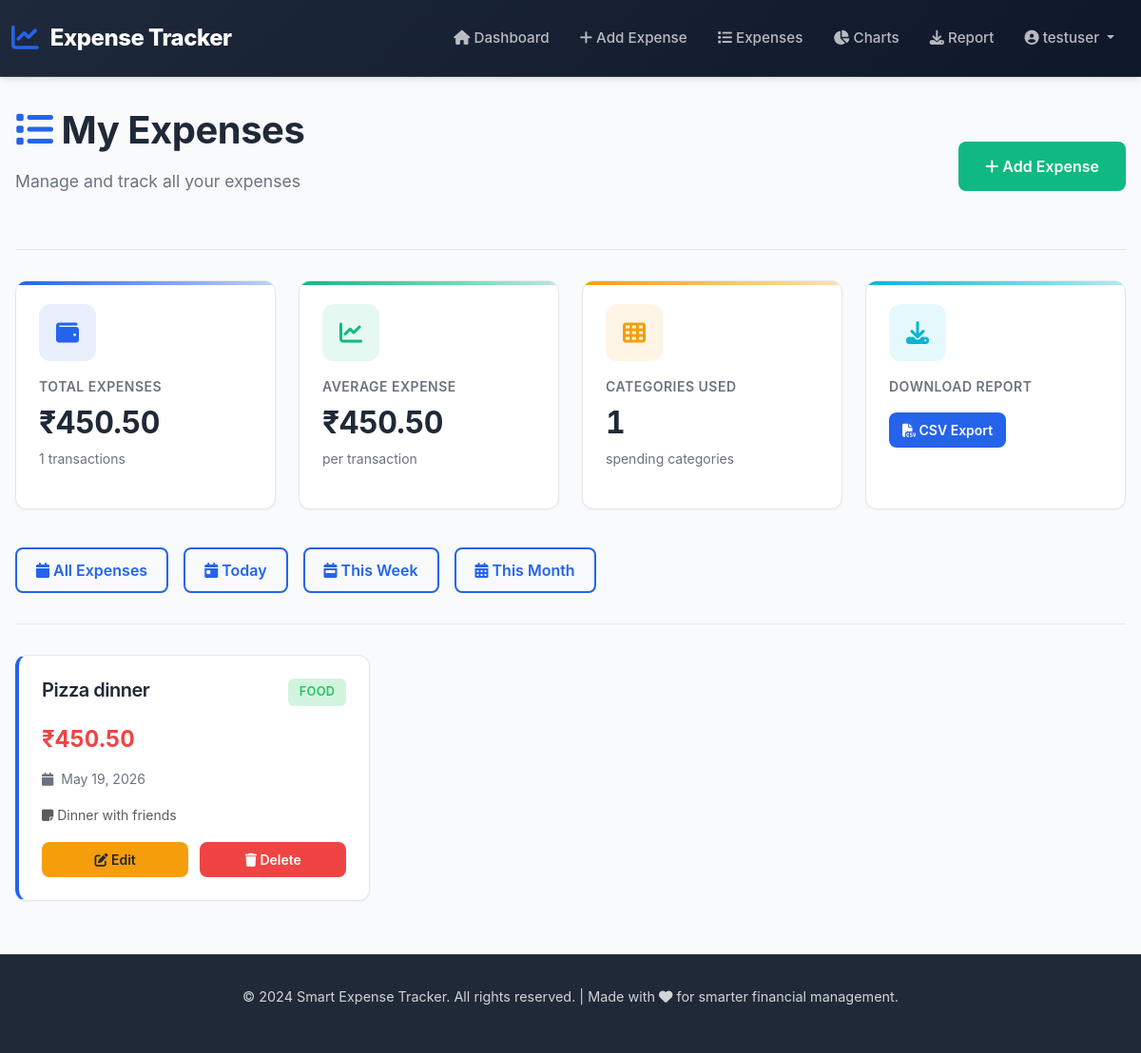
Page /expenses/ (signed in) on the committed database.
### tracker/models.py (models this page shows, shortened)
class Expense(models.Model):
    CATEGORY_CHOICES = [
        ('Food', 'Food'),
        ('Travel', 'Travel'),
        ('Shopping', 'Shopping'),
        ('Bills', 'Bills'),
        ('Entertainment', 'Entertainment'),
        ('Ministry', 'Ministry'),
        ('Helping', 'Helping'),
        ('Other', 'Other'),
    ]
    user = models.ForeignKey(
        User,
        on_delete=models.CASCADE
    )
    description = models.CharField(
        max_length=200
    )
    amount = models.DecimalField(
        max_digits=10,
        decimal_places=2
    )
    category = models.CharField(
        max_length=50,
        choices=CATEGORY_CHOICES,
        default='Other'
    )
    date = models.DateField()
    notes = models.TextField(
        blank=True,
        null=True
    )

### tracker/views.py (the view)
@login_required
def expense_list(request):
    filter_type = request.GET.get('filter')
    expenses = Expense.objects.filter(
        user=request.user
    )
    today = date.today()
    if filter_type == 'today':
        expenses = expenses.filter(date=today)
    elif filter_type == 'week':
        week_ago = today - timedelta(days=7)
        expenses = expenses.filter(date__gte=week_ago)
    elif filter_type == 'month':
        expenses = expenses.filter(
            date__month=today.month,
            date__year=today.year
        )
    expenses = expenses.order_by('-date')
    total_expenses = Expense.objects.filter(
        user=request.user
    ).aggregate(Sum('amount'))['amount__sum'] or 0
    category_data = Expense.objects.filter(
        user=request.user
    ).values('category').annotate(
        total=Sum('amount'),
        count=Count('id')
    ).order_by('-total')
    total_count = Expense.objects.filter(
        user=request.user
    ).count()
    return render(
        request,
        'tracker/expense_list_new.html',
        {
            'expenses': expenses,
            'total_expenses': total_expenses,
            'category_data': category_data,
            'total_count': total_count,
        }
    )

### tracker/templatetags/custom_filters.py (called while the page is built)
@register.filter
def divide(value, divisor):
    try:
        if divisor == 0:
            return 0
        return value / divisor
    except (ValueError, TypeError):
        return 0

### tracker/templates/tracker/expense_list_new.html (shortened to what this page needs)
{% extends 'tracker/base_new.html' %}
{% load custom_filters %}
{% block content %}
<div class="page-header">
  <div class="d-flex justify-content-between align-items-center">
    <div>
      <h1>
        <i class="fas fa-list" style="color: var(--primary-blue)"></i> My
        Expenses
      </h1>
      <p class="page-subtitle">Manage and track all your expenses</p>
    </div>
    <a
      href="{% url 'add_expense' %}"
      class="btn btn-success btn-lg"
      style="white-space: nowrap"
    >
      <i class="fas fa-plus"></i> Add Expense
    </a>
  </div>
</div>
<div class="row mb-4">
  <div class="col-lg-3 col-md-6 mb-3">
    <div class="card summary-card card-total h-100">
      <div class="card-body">
        <div class="summary-card-icon blue">
          <i class="fas fa-wallet"></i>
        </div>
        <p class="summary-card-label">Total Expenses</p>
        <h3 class="summary-card-amount">₹{{ total_expenses|floatformat:2 }}</h3>
        <p class="summary-card-subtitle">{{ total_count }} transactions</p>
      </div>
    </div>
  </div>
  <div class="col-lg-3 col-md-6 mb-3">
    <div class="card summary-card card-month h-100">
      <div class="card-body">
        <div class="summary-card-icon green">
          <i class="fas fa-chart-line"></i>
        </div>
        <p class="summary-card-label">Average Expense</p>
        {% if total_count > 0 %}
        <h3 class="summary-card-amount">
          ₹{{ total_expenses|divide:total_count|floatformat:2 }}
        </h3>
        {% else %}
        <h3 class="summary-card-amount">₹0.00</h3>
        {% endif %}
        <p class="summary-card-subtitle">per transaction</p>
      </div>
    </div>
  </div>
  <div class="col-lg-3 col-md-6 mb-3">
    <div class="card summary-card card-category h-100">
      <div class="card-body">
        <div class="summary-card-icon yellow">
          <i class="fas fa-th"></i>
        </div>
        <p class="summary-card-label">Categories Used</p>
        <h3 class="summary-card-amount">{{ category_data|length }}</h3>
        <p class="summary-card-subtitle">spending categories</p>
      </div>
    </div>
  </div>
  <div class="col-lg-3 col-md-6 mb-3">
    <div class="card summary-card card-helping h-100">
      <div class="card-body">
        <div class="summary-card-icon cyan">
          <i class="fas fa-download"></i>
        </div>
        <p class="summary-card-label">Download Report</p>
        <a href="{% url 'download_csv' %}" class="btn btn-sm btn-primary mt-2">
          <i class="fas fa-file-csv"></i> CSV Export
        </a>
      </div>
    </div>
  </div>
</div>
<div class="mb-4">
  <div class="page-actions">
    <a href="{% url 'expense_list' %}" class="btn btn-outline-primary">
      <i class="fas fa-calendar"></i> All Expenses
    </a>
    <a href="?filter=today" class="btn btn-outline-primary">
      <i class="fas fa-calendar-day"></i> Today
    </a>
    <a href="?filter=week" class="btn btn-outline-primary">
      <i class="fas fa-calendar-week"></i> This Week
    </a>
    <a href="?filter=month" class="btn btn-outline-primary">
      <i class="fas fa-calendar-alt"></i> This Month
    </a>
  </div>
</div>
<div class="section-divider"></div>
{% if expenses %}
<div class="row">
  {% for expense in expenses %}
  <div class="col-lg-6 col-xl-4 mb-4">
    <div class="card expense-card h-100">
      <div class="card-body">
        <div class="expense-card-header">
          <h5 class="expense-card-title">{{ expense.description }}</h5>
          <span class="badge badge-{{ expense.category|lower }}">
            {{ expense.category }}
          </span>
        </div>
        <p class="expense-card-amount">₹{{ expense.amount|floatformat:2 }}</p>
        <div class="expense-card-meta">
          <div class="expense-card-meta-item">
            <i class="fas fa-calendar"></i>
            <span>{{ expense.date|date:"M d, Y" }}</span>
          </div>
        </div>
        {% if expense.notes %}
        <p class="text-muted small mb-3">
          <i class="fas fa-sticky-note"></i> {{ expense.notes|truncatewords:15 }}
        </p>
        {% endif %}
        <div
          style="
            display: grid;
            grid-template-columns: 1fr 1fr;
            gap: 0.75rem;
            margin-top: 1rem;
          "
        >
          <a
            href="{% url 'edit_expense' expense.id %}"
            class="btn btn-sm btn-warning"
          >
            <i class="fas fa-edit"></i> Edit
          </a>
          <a
            href="{% url 'delete_expense' expense.id %}"
            class="btn btn-sm btn-danger"
          >
            <i class="fas fa-trash"></i> Delete
          </a>
        </div>
      </div>
    </div>
  </div>
  {% endfor %}
</div>
{% endif %} {% endblock %}

### tracker/templates/tracker/base_new.html (shortened to what this page needs)
<!doctype html>
<html lang="en">
  <head>
    <link
      href="https://cdn.jsdelivr.net/npm/bootstrap@5.3.0/dist/css/bootstrap.min.css"
      rel="stylesheet"
    />
    <link
      rel="stylesheet"
      href="https://cdnjs.cloudflare.com/ajax/libs/font-awesome/6.4.0/css/all.min.css"
    />
  </head>
  <body class="with-navbar">
    <nav class="navbar navbar-expand-lg navbar-dark sticky-top">
      <div class="container-fluid">
        <a class="navbar-brand" href="{% url 'home' %}">
          <i class="fas fa-chart-line"></i>
          <span class="brand-text">Expense Tracker</span>
        </a>
        <div class="collapse navbar-collapse" id="navbarNav">
          <ul class="navbar-nav ms-auto align-items-lg-center">
            {% if user.is_authenticated %}
            <li class="nav-item">
              <a class="nav-link" href="{% url 'home' %}">
                <i class="fas fa-home"></i> Dashboard
              </a>
            </li>
            <li class="nav-item">
              <a class="nav-link" href="{% url 'add_expense' %}">
                <i class="fas fa-plus"></i> Add Expense
              </a>
            </li>
            <li class="nav-item">
              <a class="nav-link" href="{% url 'expense_list' %}">
                <i class="fas fa-list"></i> Expenses
              </a>
            </li>
            <li class="nav-item">
              <a class="nav-link" href="{% url 'expense_chart' %}">
                <i class="fas fa-chart-pie"></i> Charts
              </a>
            </li>
            <li class="nav-item">
              <a class="nav-link" href="{% url 'download_csv' %}">
                <i class="fas fa-download"></i> Report
              </a>
            </li>
            <li class="nav-item dropdown">
              <a
                class="nav-link dropdown-toggle"
                href="#"
                id="userDropdown"
                role="button"
                data-bs-toggle="dropdown"
                aria-expanded="false"
              >
                <i class="fas fa-user-circle"></i> {{ user.username }}
              </a>
            </li>
            {% endif %}
          </ul>
        </div>
      </div>
    </nav>
    <main>
      <div class="container-main">
         {% block content %}{% endblock %}
      </div>
    </main>
    <footer>
      <p>
        &copy; 2024 Smart Expense Tracker. All rights reserved. | Made with
        <i class="fas fa-heart"></i> for smarter financial management.
      </p>
    </footer>
  </body>
</html>

### rows in the picture
Expense: description "Pizza dinner", category "FOOD", amount "450.50", date "May 19, 2026", notes "Dinner with friends"

### other values in the picture
{{ user.username }} "testuser"
{{ total_expenses|floatformat:2 }} "450.50"
{{ total_count }} "1"
{{ total_expenses|divide:total_count|floatformat:2 }} "450.50"
{{ category_data|length }} "1"
